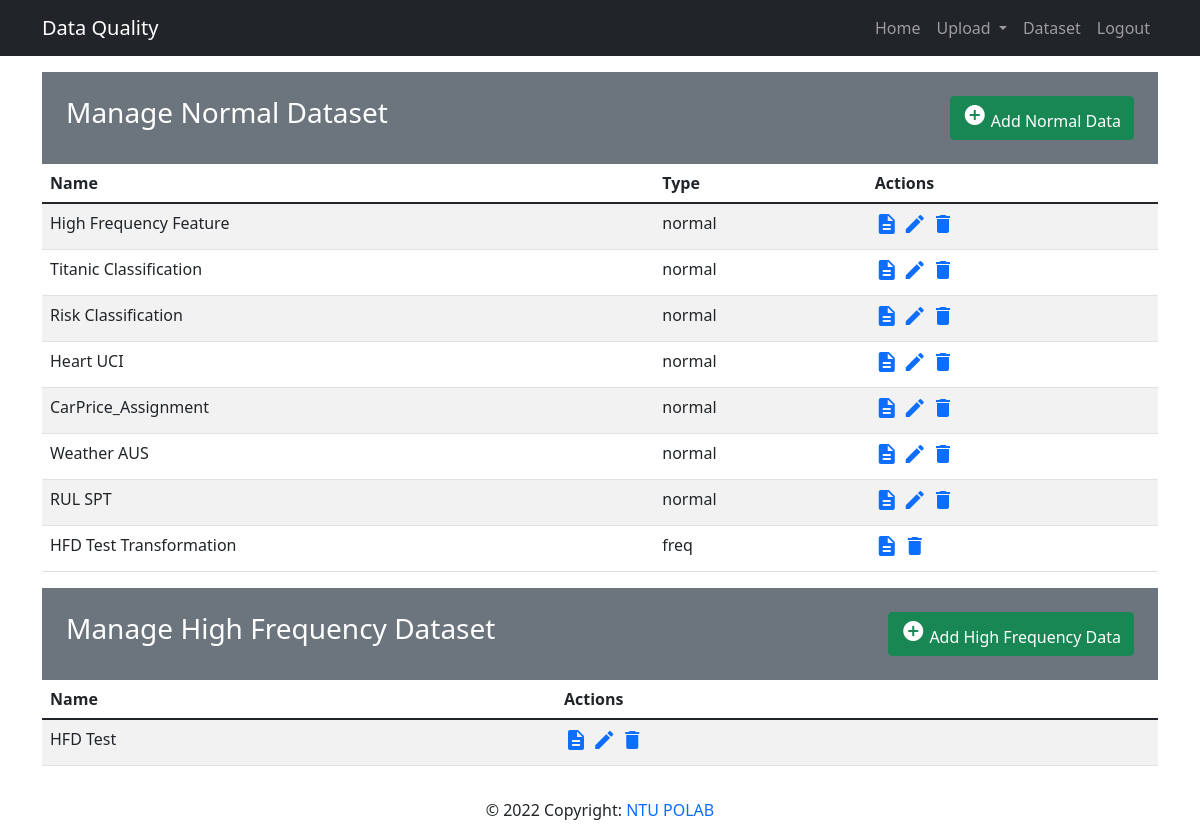
The app's page /mainapp/list_data (signed in), older data.
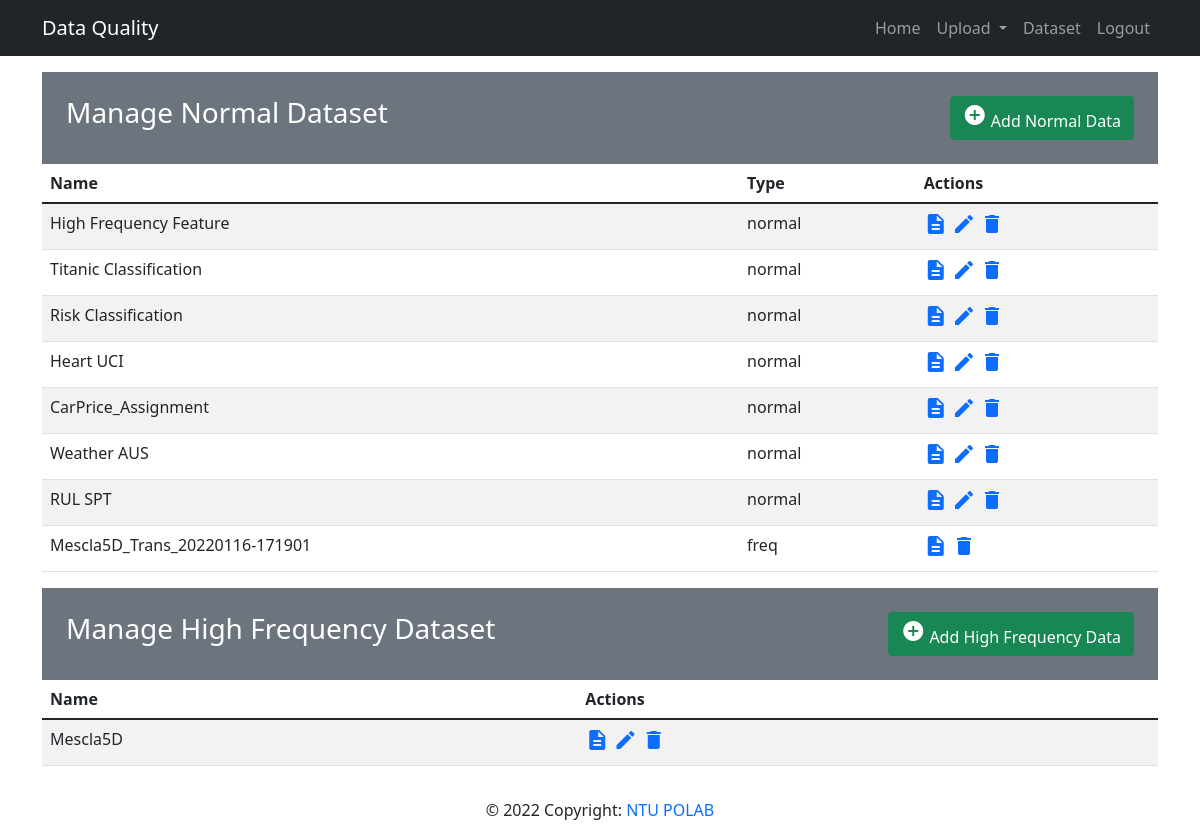
The same page, newer data.
### mainapp/models.py (models this page shows, shortened)
class Data(models.Model):
  datatype_choices = [
    ('normal', 'Normal'),
    ('freq', 'High Frequency'),
    ('time', 'Time Series')
  ]
  question_choices = [
    ('classification', 'Classification'),
    ('regression', 'Regression'),
  ]
  name = models.CharField('Data Name', max_length=50)
  owner = models.ForeignKey(User, on_delete=models.CASCADE)
  rawdata = models.FileField(upload_to='rawdata/', validators=[file_size, validate_file_extension])
  attribute_data = models.FileField(upload_to='attribute/', validators=[file_size, validate_file_extension])
  datatype = models.CharField(max_length=10, choices=datatype_choices, default='normal')
  questiontype = models.CharField(max_length=15, choices=question_choices, default='classification')
  freq_config = models.JSONField(null=True, blank=True)
  def __str__(self):
      return self.name

class HighFrequencyData(models.Model):
  name = models.CharField('Data Name', max_length=50)
  owner = models.ForeignKey(User, on_delete=models.CASCADE)
  rawdata = models.FileField(upload_to='HFD/rawdata/', validators=[validate_file_extension])
  config = models.FileField(upload_to='HFD/config/')
  transData = models.ManyToManyField(Data, blank=True)
  def __str__(self):
      return self.name

### mainapp/views.py (the view)
# urls.py: path('list_data', views.list_data, name='list-data'),
@login_required(login_url='/members/login_user')
def list_data(request):
  user = request.user
  data_list = Data.objects.filter(owner=user)
  hfd_list = HighFrequencyData.objects.filter(owner=user)
  context = {
    'data_list': data_list,
    'hfd_list': hfd_list,
  }
  return render(request, 'mainapp/data_list.html', context)

### mainapp/templates/mainapp/data_list.html
{% extends 'base.html' %}
{% block content %}
  <div class="my-3">
    <div class="bg-secondary text-white p-4">
      <div class="row">
        <div class="col-6">
          <h3>Manage Normal Dataset</h3>
        </div>
        <div class="col-6 text-end">
          <a href="{% url 'upload-view'%}" class="btn btn-success"><i class="material-icons">&#xE147;</i> <span>Add Normal Data</span></a>
        </div>
      </div>
    </div>
    {% if data_list %}
      <table class="table table-striped table-hover">
        <thead>
          <tr>
            <th>Name</th>
            <th>Type</th>
            <th>Actions</th>
          </tr>
        </thead>
        {% for data in data_list %}
          <tr>
            <td>
              {{ data }}
            </td>
            <td>
              {{ data.datatype }}
            </td>
            {% if data.datatype == 'normal' %}
              <td>
                <a href="{% url 'show-data' data.id %}"><i class="material-icons">description</i></a>
                <a href="{% url 'update-data' data.id%}"><i class="material-icons">&#xE254;</i></a>
                <a href="{% url 'delete-data' data.id%}"><i class="material-icons">delete</i></a>
              </td>
            {% else %}
              <td>
                <a href="{% url 'show-data' data.id %}"><i class="material-icons">description</i></a>
                <a href="{% url 'delete-data' data.id%}"><i class="material-icons">delete</i></a>
              </td>
            {% endif %}
          </tr>
        {% endfor %}
      </table>
    {% else %}
      <div class="alert alert-warning">
        You haven't upload your data.
      </div>
    {% endif %}
  </div>
  <div class="my-3">
    <div class="bg-secondary text-white p-4">
      <div class="row">
        <div class="col-6">
          <h3>Manage High Frequency Dataset</h3>
        </div>
        <div class="col-6 text-end">
          <a href="{% url 'upload-hfd' %}" class="btn btn-success"><i class="material-icons">&#xE147;</i> <span>Add High Frequency Data</span></a>
        </div>
      </div>
    </div>
    {% if hfd_list %}
      <table class="table table-striped table-hover">
        <thead>
          <tr>
            <th>Name</th>
            <th>Actions</th>
          </tr>
        </thead>
        {% for data in hfd_list %}
          <tr>
            <td>
              {{ data }}
            </td>
            <td >
              <a href="{% url 'show-hfd' data.id %}"><i class="material-icons">description</i></a>
              <a href="{% url 'update-hfd' data.id%}"><i class="material-icons">&#xE254;</i></a>
              <a href="{% url 'delete-hfd' data.id%}"><i class="material-icons">delete</i></a>
            </td>
          </tr>
        {% endfor %}
      </table>
    {% else %}
      <div class="alert alert-warning">
        You haven't upload your data.
      </div>
    {% endif %}
  </div>
{% endblock %}

### templates/base.html (shortened to what this page needs)
<html lang="en">
  <head>
    <link href="https://cdn.jsdelivr.net/npm/bootstrap@5.1.3/dist/css/bootstrap.min.css" rel="stylesheet">
  </head>
  <body>
    {% include 'base/navbar.html' %}
    <div class="container">
      {% block content %}
      {% endblock content%}
    </div>
    {% include 'base/footer.html' %}
  </body>
</html>

### base/templates/base/navbar.html (shortened to what this page needs)
<nav class="navbar navbar-expand-lg navbar-dark bg-dark">
  <div class="container">
    <a class="navbar-brand" href="/">Data Quality</a>
    <div class="collapse navbar-collapse" id="navbarContent">
      <ul class="navbar-nav ms-lg-auto">
        <li class="nav-item active">
          <a class="nav-link" href="/">Home</a>
        </li>
        {% if user.is_authenticated %}
          <li class="nav-item dropdown">
            <a class="nav-link dropdown-toggle" href="#" id="navUpload" role="button" data-toggle="dropdown" aria-haspopup="true" aria-expanded="false">
              Upload
            </a>
          </li>
          <li class="nav-item active">
            <a class="nav-link" href="{% url 'list-data' %}">Dataset</a>
          </li>
          <li class="nav-item active">
            <a class="nav-link" href="{% url 'logout' %}">Logout</a>
          </li>
        {% endif %}
      </ul>
    </div>
  </div>
</nav>

### base/templates/base/footer.html
<footer class="text-center">
  <div class="text-center p-3" >
    © 2022 Copyright:
    <a class="text-decoration-none" href="http://polab.im.ntu.edu.tw/">NTU POLAB</a>
  </div>
</footer>

Row changes from the older to the newer data that the page shows:
removed Data: name "HFD Test Transformation", datatype "freq"
removed HighFrequencyData: name "HFD Test"
added Data: name "Mescla5D_Trans_20220116-171901", datatype "freq"
added HighFrequencyData: name "Mescla5D"
